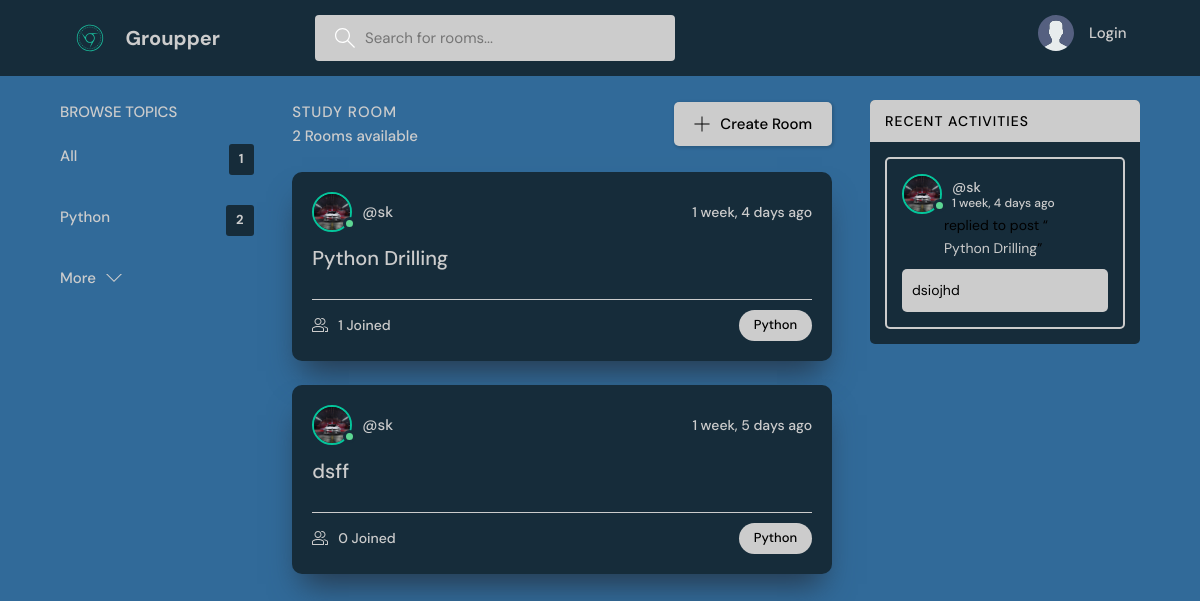
Before: / with the older database file.
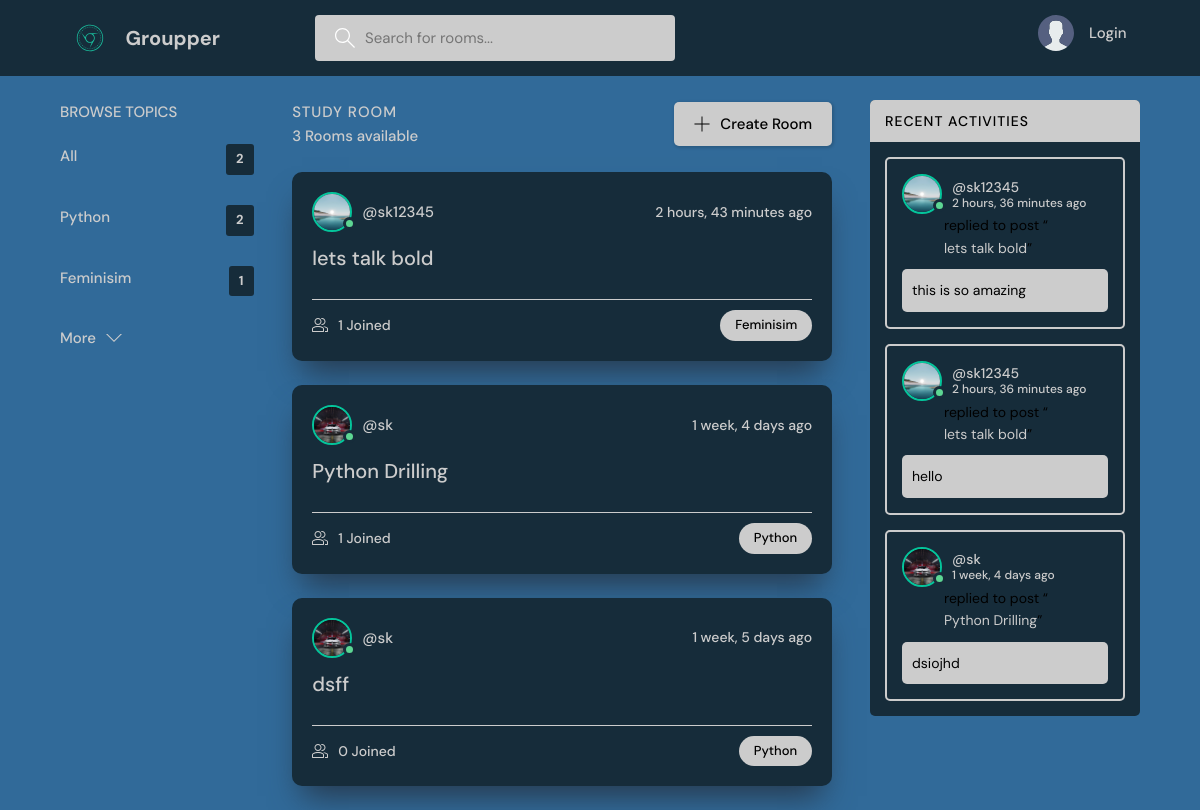
After: the same page with the newer database file.
### base/models.py (models this page shows, shortened)
class Topic(models.Model):
    name= models.CharField(max_length=200)

class Room(models.Model):
    host = models.ForeignKey(User,on_delete=models.SET_NULL , null =True)
    topic =  models.ForeignKey(Topic,on_delete=models.SET_NULL , null =True)
    name = models.CharField(max_length=200)
    description = models.TextField(null=True , blank = True)
    participants = models.ManyToManyField(User , related_name='participants' ,blank=True)
    updated = models.DateTimeField(auto_now=True)
    created = models.DateTimeField(auto_now=True)
    class Meta:
        ordering = ['-updated' , '-created']
    def __str__(self):
        return self.name

class User(AbstractUser):
   name = models.CharField(max_length=200, null=True)
   email = models.EmailField(unique=True, null=True)
   bio = models.TextField(null=True)
   avatar = models.ImageField(null=True, default="avatar.svg")
   USERNAME_FIELD = 'email'
   REQUIRED_FIELDS = []

class Message(models.Model):
    user = models.ForeignKey(User, on_delete=models.CASCADE)
    room = models.ForeignKey(Room,on_delete=models.CASCADE)
    body = models.TextField()
    updated = models.DateTimeField(auto_now=True)
    created = models.DateTimeField(auto_now=True)
    class Meta:
        ordering = ['-updated' , '-created']

### base/views.py (the view)
# urls.py: path('' , views.home , name="home"),
def home (request):
    q = request.GET.get('q') if request.GET.get('q') != None  else ''
    rooms = Room.objects.filter(
        Q(topic__name__icontains=q) |
        Q(name__icontains=q) |
        Q(description__icontains=q)
    )
    topics = Topic.objects.all()[0:6]
    room_count = rooms.count()
    room_messages = Message.objects.filter(
        Q(room__topic__name__icontains=q))[0:6]
    context = {'rooms': rooms ,'topics':topics , 'room_count':room_count , 'room_messages' : room_messages}
    return render (request, 'base/home.html' , context)

### base/templates/base/home.html (shortened to what this page needs)
{% extends 'main.html' %}
{% block content %}
    <main class="layout layout--3">
      <div class="container">
        {% include 'base/topics_component.html' %}
        <div class="roomList">
          <div class="roomList__header">
            <div>
              <h2>Study Room</h2>
              <p>{{room_count}} Rooms available</p>
            </div>
            <a class="btn btn--main" href="{% url 'create-room' %}">
              <svg version="1.1" xmlns="http://www.w3.org/2000/svg" width="32" height="32" viewBox="0 0 32 32">
                <title>add</title>
                <path
                  d="M16.943 0.943h-1.885v14.115h-14.115v1.885h14.115v14.115h1.885v-14.115h14.115v-1.885h-14.115v-14.115z"
                ></path>
              </svg>
              Create Room
            </a>
          </div>
        {% include 'base/feed_component.html'%}
        </div>
        {% include 'base/activity_component.html'%}
      </div>
    </main>
  {% endblock content %}

### base/templates/base/topics_component.html
<div class="topics">
  <div class="topics__header">
    <h2>Browse Topics</h2>
  </div>
  <ul class="topics__list">
    <li>
      <a href="{% url 'home' %}" class="active">All <span>{{ topics.count }}</span></a>
    </li>
    {%for topic in topics%}
    <li>
      <a href="{% url 'home' %}?q={{topics.name}}">{{ topic.name }} <span>{{topic.room_set.all.count}}</span></a>
    </li>
    {% endfor %}
  </ul>
  <a class="btn btn--link" href="{% url 'topics' %}">
    More
    <svg version="1.1" xmlns="http://www.w3.org/2000/svg" width="32" height="32" viewBox="0 0 32 32">
      <title>chevron-down</title>
      <path d="M16 21l-13-13h-3l16 16 16-16h-3l-13 13z"></path>
    </svg>
  </a>
</div>

### base/templates/base/feed_component.html (shortened to what this page needs)
{% for room in rooms %}
<div class="roomListRoom">
    <div class="roomListRoom__header">
        <a href="{% url 'user-profile' room.host.id %}" class="roomListRoom__author">
            <div class="avatar avatar--medium active">
                <img src="{{room.host.avatar.url}}" />
            </div>
            <span>@{{room.host.username}}</span>
        </a>
        <div class="roomListRoom__actions">
            <span>{{room.created|timesince}} ago </span>
        </div>
    </div>
    <div class="roomListRoom__content">
        <a href="{%url 'room' room.id %}">{{room.name}}</a>
    </div>
    <div class="roomListRoom__meta">
        <a href="{%url 'room' room.id %}" class="roomListRoom__joined">
            {{room.participants.all.count}} Joined
        </a>
        <p class="roomListRoom__topic">{{room.topic.name}}</p>
    </div>
</div>
{% endfor %}

### base/templates/base/activity_component.html (shortened to what this page needs)
<div class="activities">
    <div class="activities__header">
      <h2>Recent Activities</h2>
    </div>
    {% for message in room_messages %}
    <div class="activities__box">
      <div class="activities__boxHeader roomListRoom__header">
        <a href="{%  url 'user-profile' message.user.id %}" class="roomListRoom__author">
          <div class="avatar avatar--medium active">
            <img src="{{message.user.avatar.url}}" />
          </div>
          <p>
            @{{message.user.username}}
            <span>{{message.created|timesince}} ago </span>
          </p>
        </a>
        </div>
      <div class="activities__boxContent">
        <p>replied to post “<a href="{% url 'room' message.room.id %}">{{message.room}}</a>”</p>
        <div class="activities__boxRoomContent">
            {{message.body}}
        </div>
      </div>
    </div>
    {% endfor %}
</div>

Changed rows visible on the page:
added Topic: name "Feminisim", room_set.all.count "1"
added Room: host.avatar (picture), host.username "sk12345", created "2 hours, 43 minutes", name "lets talk bold", participants.all.count "1", topic.name "Feminisim"
added Message: user.avatar (picture), user.username "sk12345", created "2 hours, 36 minutes", room "lets talk bold", body "this is so amazing"
added Message: user.avatar (picture), user.username "sk12345", created "2 hours, 36 minutes", room "lets talk bold", body "hello"
Other visible differences:
{{ topics.count }}: "1" → "2"
{{ room_count }}: "2" → "3"
